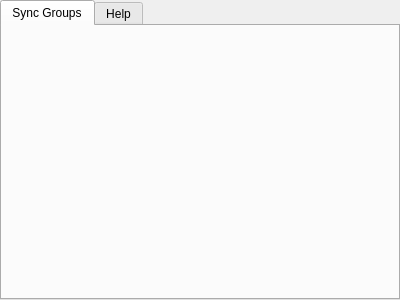
<?xml version="1.0" encoding="UTF-8"?>
<ui version="4.0">
 <class>profileSyncMenuWidget</class>
 <widget class="QWidget" name="profileSyncMenuWidget">
  <property name="geometry">
   <rect>
    <x>0</x>
    <y>0</y>
    <width>400</width>
    <height>300</height>
   </rect>
  </property>
  <property name="windowTitle">
   <string>Form</string>
  </property>
  <layout class="QVBoxLayout" name="verticalLayout">
   <property name="leftMargin">
    <number>0</number>
   </property>
   <property name="topMargin">
    <number>0</number>
   </property>
   <property name="rightMargin">
    <number>0</number>
   </property>
   <property name="bottomMargin">
    <number>0</number>
   </property>
   <item>
    <widget class="QTabWidget" name="tabWidget">
     <property name="currentIndex">
      <number>0</number>
     </property>
     <widget class="QWidget" name="groupsTab">
      <attribute name="title">
       <string>Sync Groups</string>
      </attribute>
     </widget>
     <widget class="QWidget" name="helpTab">
      <attribute name="title">
       <string>Help</string>
      </attribute>
     </widget>
    </widget>
   </item>
  </layout>
 </widget>
 <resources/>
 <connections/>
</ui>
